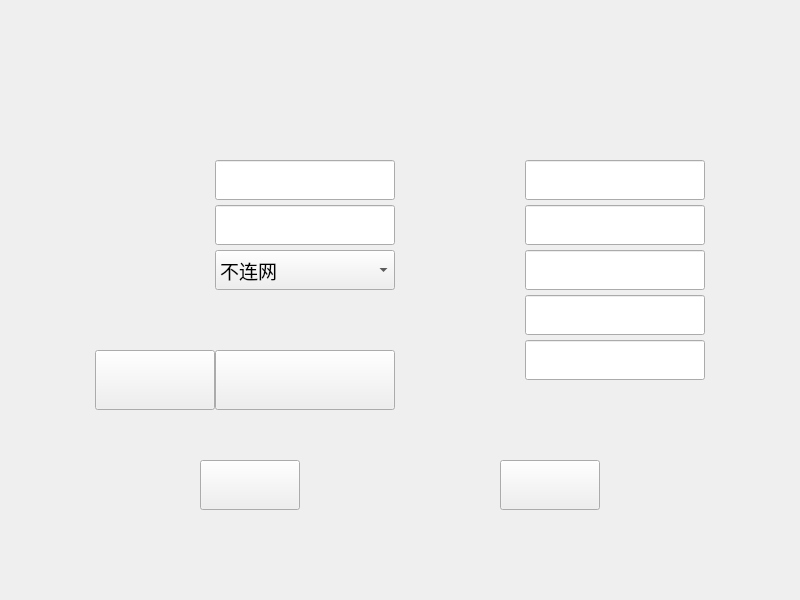
<?xml version="1.0" encoding="UTF-8"?>
<ui version="4.0">
 <class>networkConfigure</class>
 <widget class="QWidget" name="networkConfigure">
  <property name="geometry">
   <rect>
    <x>0</x>
    <y>0</y>
    <width>800</width>
    <height>600</height>
   </rect>
  </property>
  <property name="windowTitle">
   <string>Form</string>
  </property>
  <layout class="QVBoxLayout" name="verticalLayout">
   <property name="spacing">
    <number>50</number>
   </property>
   <property name="leftMargin">
    <number>50</number>
   </property>
   <property name="topMargin">
    <number>160</number>
   </property>
   <property name="rightMargin">
    <number>50</number>
   </property>
   <property name="bottomMargin">
    <number>90</number>
   </property>
   <item>
    <layout class="QHBoxLayout" name="horizontalLayout_2">
     <property name="spacing">
      <number>10</number>
     </property>
     <item>
      <spacer name="horizontalSpacer_4">
       <property name="orientation">
        <enum>Qt::Horizontal</enum>
       </property>
       <property name="sizeHint" stdset="0">
        <size>
         <width>40</width>
         <height>20</height>
        </size>
       </property>
      </spacer>
     </item>
     <item>
      <layout class="QFormLayout" name="formLayout">
       <property name="horizontalSpacing">
        <number>0</number>
       </property>
       <property name="verticalSpacing">
        <number>5</number>
       </property>
       <item row="0" column="0">
        <widget class="QLabel" name="servicePortLabel">
         <property name="minimumSize">
          <size>
           <width>120</width>
           <height>40</height>
          </size>
         </property>
         <property name="text">
          <string/>
         </property>
        </widget>
       </item>
       <item row="0" column="1">
        <widget class="CKeyBoardLineEdit" name="servicePortLineEdit">
         <property name="minimumSize">
          <size>
           <width>180</width>
           <height>40</height>
          </size>
         </property>
        </widget>
       </item>
       <item row="1" column="0">
        <widget class="QLabel" name="serviceipAddrLabel">
         <property name="minimumSize">
          <size>
           <width>120</width>
           <height>40</height>
          </size>
         </property>
         <property name="text">
          <string/>
         </property>
        </widget>
       </item>
       <item row="1" column="1">
        <widget class="CKeyBoardLineEdit" name="serviceipAddrLineEdit">
         <property name="minimumSize">
          <size>
           <width>180</width>
           <height>40</height>
          </size>
         </property>
        </widget>
       </item>
       <item row="2" column="0">
        <widget class="QLabel" name="typeLabel">
         <property name="minimumSize">
          <size>
           <width>120</width>
           <height>40</height>
          </size>
         </property>
         <property name="text">
          <string/>
         </property>
        </widget>
       </item>
       <item row="2" column="1">
        <widget class="QComboBox" name="comboBox">
         <property name="minimumSize">
          <size>
           <width>180</width>
           <height>40</height>
          </size>
         </property>
         <property name="font">
          <font>
           <pointsize>14</pointsize>
          </font>
         </property>
         <item>
          <property name="text">
           <string>不连网</string>
          </property>
         </item>
         <item>
          <property name="text">
           <string>本地拨号</string>
          </property>
         </item>
         <item>
          <property name="text">
           <string>有线自动</string>
          </property>
         </item>
         <item>
          <property name="text">
           <string>有线手动</string>
          </property>
         </item>
        </widget>
       </item>
       <item row="3" column="0">
        <spacer name="verticalSpacer_2">
         <property name="orientation">
          <enum>Qt::Vertical</enum>
         </property>
         <property name="sizeHint" stdset="0">
          <size>
           <width>20</width>
           <height>40</height>
          </size>
         </property>
        </spacer>
       </item>
       <item row="3" column="1">
        <spacer name="verticalSpacer">
         <property name="orientation">
          <enum>Qt::Vertical</enum>
         </property>
         <property name="sizeHint" stdset="0">
          <size>
           <width>20</width>
           <height>40</height>
          </size>
         </property>
        </spacer>
       </item>
       <item row="4" column="1">
        <widget class="QPushButton" name="updateBtn">
         <property name="minimumSize">
          <size>
           <width>120</width>
           <height>60</height>
          </size>
         </property>
         <property name="text">
          <string/>
         </property>
        </widget>
       </item>
       <item row="4" column="0">
        <widget class="QPushButton" name="checkBtn">
         <property name="minimumSize">
          <size>
           <width>120</width>
           <height>60</height>
          </size>
         </property>
         <property name="text">
          <string/>
         </property>
        </widget>
       </item>
      </layout>
     </item>
     <item>
      <layout class="QFormLayout" name="formLayout_2">
       <property name="horizontalSpacing">
        <number>0</number>
       </property>
       <property name="verticalSpacing">
        <number>5</number>
       </property>
       <item row="0" column="0">
        <widget class="QLabel" name="ipAddrLabel">
         <property name="minimumSize">
          <size>
           <width>120</width>
           <height>40</height>
          </size>
         </property>
         <property name="text">
          <string/>
         </property>
        </widget>
       </item>
       <item row="0" column="1">
        <widget class="CKeyBoardLineEdit" name="ipAddrLineEdit">
         <property name="minimumSize">
          <size>
           <width>180</width>
           <height>40</height>
          </size>
         </property>
        </widget>
       </item>
       <item row="1" column="0">
        <widget class="QLabel" name="defaultGwSetLable">
         <property name="minimumSize">
          <size>
           <width>120</width>
           <height>40</height>
          </size>
         </property>
         <property name="text">
          <string/>
         </property>
        </widget>
       </item>
       <item row="1" column="1">
        <widget class="CKeyBoardLineEdit" name="defaultGwSetLineEdit">
         <property name="minimumSize">
          <size>
           <width>180</width>
           <height>40</height>
          </size>
         </property>
        </widget>
       </item>
       <item row="2" column="0">
        <widget class="QLabel" name="netmaskLable">
         <property name="minimumSize">
          <size>
           <width>120</width>
           <height>40</height>
          </size>
         </property>
         <property name="text">
          <string/>
         </property>
        </widget>
       </item>
       <item row="2" column="1">
        <widget class="CKeyBoardLineEdit" name="netmaskLineEdit">
         <property name="minimumSize">
          <size>
           <width>180</width>
           <height>40</height>
          </size>
         </property>
        </widget>
       </item>
       <item row="3" column="0">
        <widget class="QLabel" name="dns1label">
         <property name="minimumSize">
          <size>
           <width>120</width>
           <height>40</height>
          </size>
         </property>
         <property name="text">
          <string/>
         </property>
        </widget>
       </item>
       <item row="3" column="1">
        <widget class="CKeyBoardLineEdit" name="dns1LineEdit">
         <property name="minimumSize">
          <size>
           <width>180</width>
           <height>40</height>
          </size>
         </property>
        </widget>
       </item>
       <item row="4" column="0">
        <widget class="QLabel" name="dns2label">
         <property name="minimumSize">
          <size>
           <width>120</width>
           <height>40</height>
          </size>
         </property>
         <property name="text">
          <string/>
         </property>
        </widget>
       </item>
       <item row="4" column="1">
        <widget class="CKeyBoardLineEdit" name="dns2LineEdit">
         <property name="minimumSize">
          <size>
           <width>180</width>
           <height>40</height>
          </size>
         </property>
        </widget>
       </item>
      </layout>
     </item>
     <item>
      <spacer name="horizontalSpacer_5">
       <property name="orientation">
        <enum>Qt::Horizontal</enum>
       </property>
       <property name="sizeHint" stdset="0">
        <size>
         <width>18</width>
         <height>20</height>
        </size>
       </property>
      </spacer>
     </item>
    </layout>
   </item>
   <item>
    <layout class="QHBoxLayout" name="horizontalLayout">
     <item>
      <spacer name="horizontalSpacer">
       <property name="orientation">
        <enum>Qt::Horizontal</enum>
       </property>
       <property name="sizeHint" stdset="0">
        <size>
         <width>40</width>
         <height>20</height>
        </size>
       </property>
      </spacer>
     </item>
     <item>
      <widget class="QPushButton" name="okBtn">
       <property name="minimumSize">
        <size>
         <width>100</width>
         <height>50</height>
        </size>
       </property>
       <property name="text">
        <string/>
       </property>
      </widget>
     </item>
     <item>
      <spacer name="horizontalSpacer_2">
       <property name="orientation">
        <enum>Qt::Horizontal</enum>
       </property>
       <property name="sizeHint" stdset="0">
        <size>
         <width>40</width>
         <height>20</height>
        </size>
       </property>
      </spacer>
     </item>
     <item>
      <widget class="QPushButton" name="quitBtn">
       <property name="minimumSize">
        <size>
         <width>100</width>
         <height>50</height>
        </size>
       </property>
       <property name="text">
        <string/>
       </property>
      </widget>
     </item>
     <item>
      <spacer name="horizontalSpacer_3">
       <property name="orientation">
        <enum>Qt::Horizontal</enum>
       </property>
       <property name="sizeHint" stdset="0">
        <size>
         <width>40</width>
         <height>20</height>
        </size>
       </property>
      </spacer>
     </item>
    </layout>
   </item>
  </layout>
 </widget>
 <customwidgets>
  <customwidget>
   <class>CKeyBoardLineEdit</class>
   <extends>QLineEdit</extends>
   <header>mylineedit.h</header>
  </customwidget>
 </customwidgets>
 <resources/>
 <connections/>
</ui>
